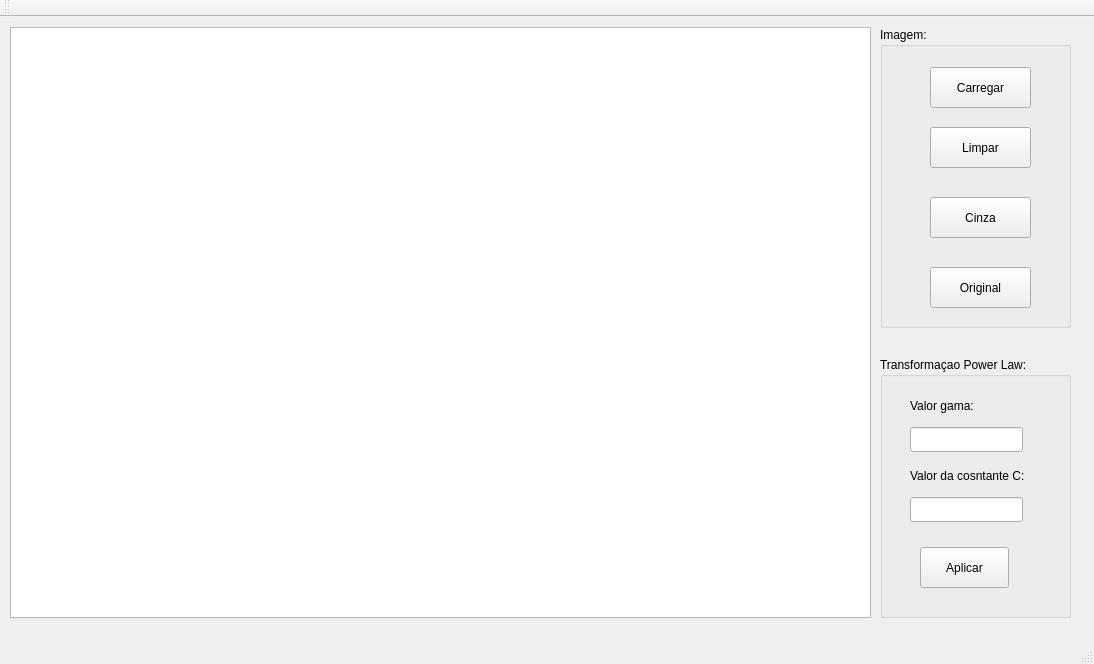
<?xml version="1.0" encoding="UTF-8"?>
<ui version="4.0">
 <class>MainWindow</class>
 <widget class="QMainWindow" name="MainWindow">
  <property name="geometry">
   <rect>
    <x>0</x>
    <y>0</y>
    <width>1094</width>
    <height>664</height>
   </rect>
  </property>
  <property name="windowTitle">
   <string>MainWindow</string>
  </property>
  <widget class="QWidget" name="centralWidget">
   <widget class="QGraphicsView" name="imagem">
    <property name="geometry">
     <rect>
      <x>10</x>
      <y>10</y>
      <width>861</width>
      <height>591</height>
     </rect>
    </property>
   </widget>
   <widget class="QGroupBox" name="intensidade">
    <property name="geometry">
     <rect>
      <x>880</x>
      <y>340</y>
      <width>191</width>
      <height>261</height>
     </rect>
    </property>
    <property name="title">
     <string>Transformaçao Power Law:</string>
    </property>
    <widget class="QPushButton" name="aplicar">
     <property name="geometry">
      <rect>
       <x>40</x>
       <y>190</y>
       <width>89</width>
       <height>41</height>
      </rect>
     </property>
     <property name="text">
      <string>Aplicar</string>
     </property>
    </widget>
    <widget class="QLineEdit" name="gama">
     <property name="geometry">
      <rect>
       <x>30</x>
       <y>70</y>
       <width>113</width>
       <height>25</height>
      </rect>
     </property>
    </widget>
    <widget class="QLabel" name="gama_2">
     <property name="geometry">
      <rect>
       <x>30</x>
       <y>40</y>
       <width>91</width>
       <height>17</height>
      </rect>
     </property>
     <property name="text">
      <string>Valor gama:</string>
     </property>
    </widget>
    <widget class="QLabel" name="gama_3">
     <property name="geometry">
      <rect>
       <x>30</x>
       <y>110</y>
       <width>151</width>
       <height>17</height>
      </rect>
     </property>
     <property name="text">
      <string>Valor da cosntante C:</string>
     </property>
    </widget>
    <widget class="QLineEdit" name="constanteC">
     <property name="geometry">
      <rect>
       <x>30</x>
       <y>140</y>
       <width>113</width>
       <height>25</height>
      </rect>
     </property>
    </widget>
   </widget>
   <widget class="QGroupBox" name="imagem_box">
    <property name="geometry">
     <rect>
      <x>880</x>
      <y>10</y>
      <width>191</width>
      <height>301</height>
     </rect>
    </property>
    <property name="title">
     <string>Imagem:</string>
    </property>
    <widget class="QPushButton" name="limpar">
     <property name="geometry">
      <rect>
       <x>50</x>
       <y>100</y>
       <width>101</width>
       <height>41</height>
      </rect>
     </property>
     <property name="text">
      <string>Limpar</string>
     </property>
    </widget>
    <widget class="QPushButton" name="carregar">
     <property name="geometry">
      <rect>
       <x>50</x>
       <y>40</y>
       <width>101</width>
       <height>41</height>
      </rect>
     </property>
     <property name="text">
      <string>Carregar</string>
     </property>
    </widget>
    <widget class="QPushButton" name="cinza">
     <property name="geometry">
      <rect>
       <x>50</x>
       <y>170</y>
       <width>101</width>
       <height>41</height>
      </rect>
     </property>
     <property name="text">
      <string>Cinza</string>
     </property>
    </widget>
    <widget class="QPushButton" name="imgOriginal">
     <property name="geometry">
      <rect>
       <x>50</x>
       <y>240</y>
       <width>101</width>
       <height>41</height>
      </rect>
     </property>
     <property name="text">
      <string>Original</string>
     </property>
    </widget>
   </widget>
  </widget>
  <widget class="QMenuBar" name="menuBar">
   <property name="geometry">
    <rect>
     <x>0</x>
     <y>0</y>
     <width>1094</width>
     <height>22</height>
    </rect>
   </property>
  </widget>
  <widget class="QToolBar" name="mainToolBar">
   <attribute name="toolBarArea">
    <enum>TopToolBarArea</enum>
   </attribute>
   <attribute name="toolBarBreak">
    <bool>false</bool>
   </attribute>
  </widget>
  <widget class="QStatusBar" name="statusBar"/>
 </widget>
 <layoutdefault spacing="6" margin="11"/>
 <resources/>
 <connections/>
</ui>
